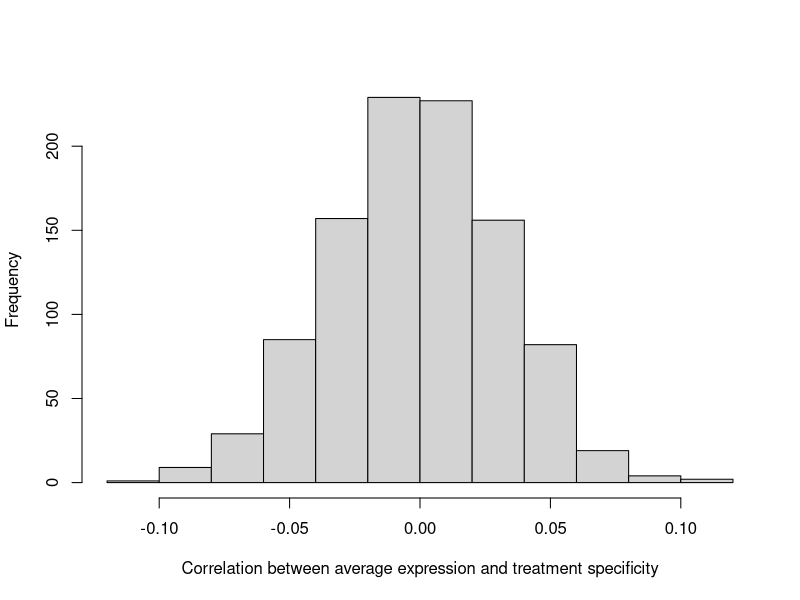
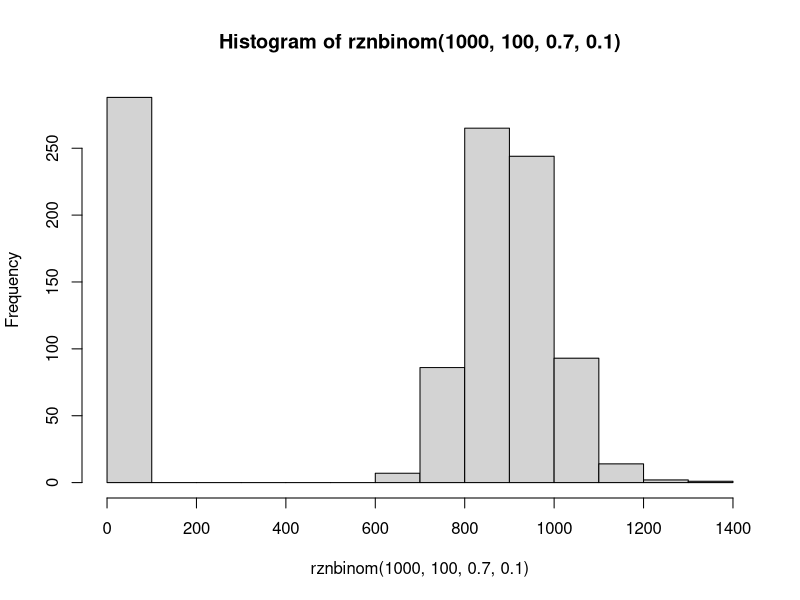
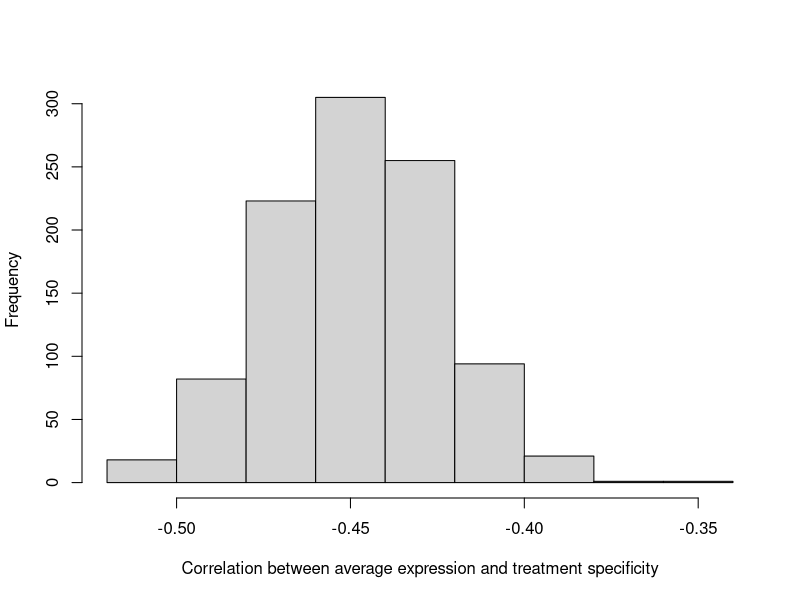
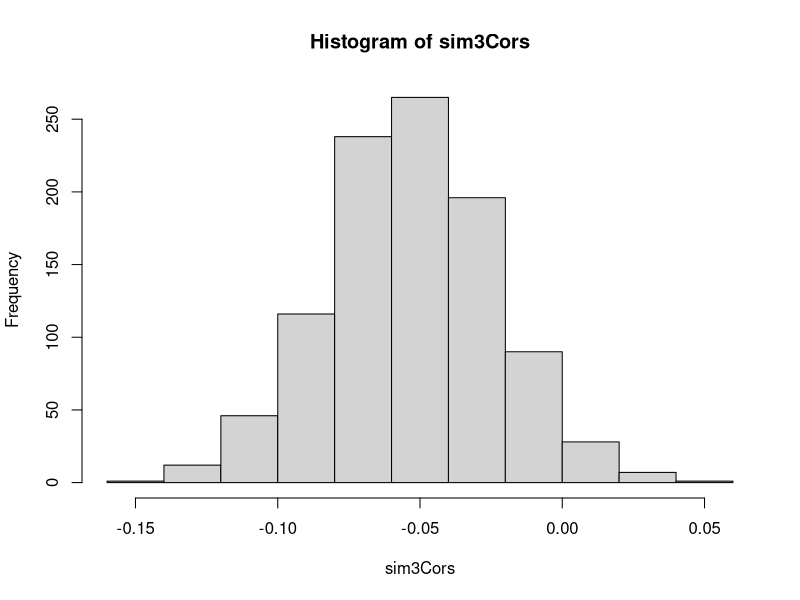
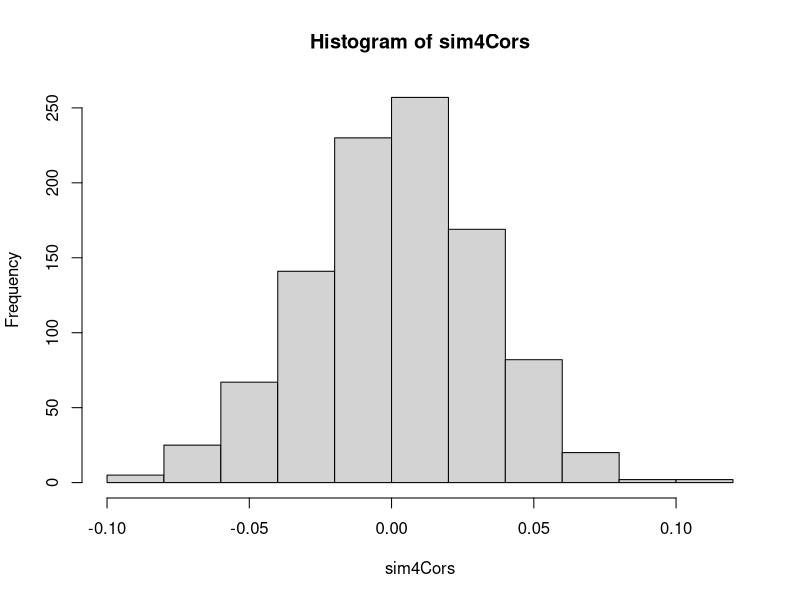
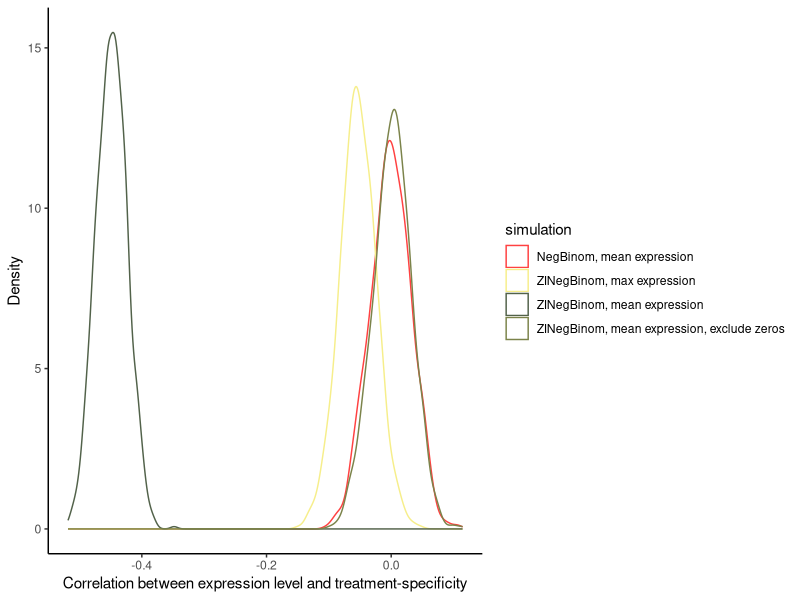

Generate these figures, in order, with R: (Note: this script raises an error after producing the figures.)
## ---- chunk 1
rm(list = ls())
gc()
library(matrixStats) # to take row medians
library(ggplot2)
library(tidyverse)
## ---- chunk 2
nGenes = 1000 # number of genes
nTreatments = 10 # number of treatments/environments
nExperimentsPerTreatment = 5 # number of experiments per treatment
nSims = 1000 # number of simulations to run
binomP = 0.4 # prob parameter for binomial distribution, used to draw zeros
nbinomSize = 100 # size paramter for negative binomial, draws nonzero expression values
nbinomP = 0.1 # prob paramter for negative binomial, draws nonzero expression values
## ---- chunk 3
### FUNCTIONS
# calcualte specificity index
specificity = function(x){
  sum(1-(x/max(x)))/(length(x)-1)
}

# Test specificity function
# specificity(c(0,0,0,0,0,0,0,0,10000))
# specificity(c(1,100,5,5,10))
# specificity(c(10,10,10,10,10,10))

# store output for simulations
sim1Cors = rep(NA, length.out = nSims)
# simAvgExps = vector(mode = "list", length = nSims)
# simSpecs = vector(mode = "list", length = nSims)

### RUN SIMULATION
for(j in 1:nSims){
  # Generate random expression matrix
  expMat = matrix(rnbinom(n = nGenes*nTreatments*nExperimentsPerTreatment, size = nbinomSize, p = nbinomP), nrow = nGenes, ncol = nTreatments*nExperimentsPerTreatment)

  # calculate average expression across treatments
  avgExp = rowMeans(expMat)

  # Matrix to store treatment profiles (expression averages within each treatment)
  treatmentProfiles = NULL
  # calculate specifcity index for each gene
  for(i in 1:nTreatments){
    # print(c(2*(i-1)+1,2*i))
    # Subset rows in groups of nTreatments, calculate mean of experiments from same treatment
    treatmentProfile = rowMeans(expMat[,c((nExperimentsPerTreatment*(i-1)+1):(nExperimentsPerTreatment*i))])
    # save experiment means to build treatment profiles for each gene
    treatmentProfiles = cbind(treatmentProfiles, treatmentProfile)
  }

  # calculate specificity from profiles
  simSpec = apply(treatmentProfiles, MARGIN = 1, FUN = specificity)

  # calculate correltion between average expression and specificity
  # simAvgExps[[j]]= avgExp
  # simSpecs[[j]] = simSpec
  sim1Cors[j] = cor(avgExp, simSpec)

}

### SIMULATION RESULTS
# hist(unlist(simAvgExps))
# summary(unlist(simAvgExps))

# hist(unlist(simSpecs))
# summary(unlist(simSpecs))

hist(sim1Cors, xlab = "Correlation between average expression and treatment specificity", main = "")
summary(sim1Cors)
## ---- chunk 4

# Zero-inflated negative binomial
# n = number of gene expression values to draw
# size = size parameter for negative binomial
# p2 = prob parameter for negative binomial
# p1 = prob paramter for binomial, used to draw zeros
rznbinom = function(n, size, p1, p2){
  # generate random vector of zeros and ones
  output = rbinom(n = n, size = 1, prob = p1)

  # For every element with a one, replace with value from negative binomial
  indices = which(output == 1)
  nOnes = length(indices)
  output[indices] = rnbinom(nOnes, size = 100, prob = p2)
  
  return(output)
}

# test rznbinom function
hist(rznbinom(1000, 100, 0.7, 0.1))

# store output for simulations
sim2Cors = rep(NA, length.out = nSims)

### RUN SIMULATION
for(j in 1:nSims){
  # Generate random expression matrix
  expMat = matrix(rznbinom(n = nGenes*nTreatments*nExperimentsPerTreatment, size = nbinomSize, p1 = binomP, p2 = nbinomP), nrow = nGenes, ncol = nTreatments*nExperimentsPerTreatment)

  # calculate average expression across treatments
  avgExp = rowMeans(expMat)

  # Matrix to store treatment profiles (expression averages within each treatment)
  treatmentProfiles = NULL
  # calculate specifcity index for each gene
  for(i in 1:nTreatments){
    # print(c(2*(i-1)+1,2*i))
    # Subset rows in groups of nTreatments, calculate mean of experiments from same treatment
    treatmentProfile = rowMeans(expMat[,c((nExperimentsPerTreatment*(i-1)+1):(nExperimentsPerTreatment*i))])
    # save experiment means to build treatment profiles for each gene
    treatmentProfiles = cbind(treatmentProfiles, treatmentProfile)
  }

  # calculate specificity from profiles
  simSpec = apply(treatmentProfiles, MARGIN = 1, FUN = specificity)

  # calculate correltion between average expression and specificity
  sim2Cors[j] = cor(avgExp, simSpec)

}

### SIMULATION RESULTS
hist(sim2Cors, main = "", xlab = "Correlation between average expression and treatment specificity")
summary(sim2Cors)
## ---- chunk 5

# store output for simulations
sim3Cors = rep(NA, length.out = nSims)

### RUN SIMULATION
for(j in 1:nSims){
  # Generate random expression matrix
  expMat = matrix(rznbinom(n = nGenes*nTreatments*nExperimentsPerTreatment, size = nbinomSize, p1 = binomP, p2 = nbinomP), nrow = nGenes, ncol = nTreatments*nExperimentsPerTreatment)

  # calculate average expression across treatments
  avgExp = rowMaxs(expMat)

  # Matrix to store treatment profiles (expression averages within each treatment)
  treatmentProfiles = NULL
  # calculate specifcity index for each gene
  for(i in 1:nTreatments){
    # print(c(2*(i-1)+1,2*i))
    # Subset rows in groups of nTreatments, calculate mean of experiments from same treatment
    treatmentProfile = rowMeans(expMat[,c((nExperimentsPerTreatment*(i-1)+1):(nExperimentsPerTreatment*i))])
    # save experiment means to build treatment profiles for each gene
    treatmentProfiles = cbind(treatmentProfiles, treatmentProfile)
  }

  # calculate specificity from profiles
  simSpec = apply(treatmentProfiles, MARGIN = 1, FUN = specificity)

  # calculate correltion between average expression and specificity
  sim3Cors[j] = cor(avgExp, simSpec, use = "pairwise.complete.obs")

}

### SIMULATION RESULTS
hist(sim3Cors)
summary(sim3Cors)
## ---- chunk 6
# Function for average of vector, excluding zeros
meanExcludeZeros = function(x){
  mean(x[(x != 0)])
}

mean(0:10)
meanExcludeZeros(0:10)

# store output for simulations
sim4Cors = rep(NA, length.out = nSims)

### RUN SIMULATION
for(j in 1:nSims){
  # Generate random expression matrix
  expMat = matrix(rznbinom(n = nGenes*nTreatments*nExperimentsPerTreatment, size = nbinomSize, p1 = binomP, p2 = nbinomP), nrow = nGenes, ncol = nTreatments*nExperimentsPerTreatment)

  # calculate average expression across treatments
  avgExp = apply(expMat, MARGIN = 1, FUN = meanExcludeZeros)

  # Matrix to store treatment profiles (expression averages within each treatment)
  treatmentProfiles = NULL
  # calculate specifcity index for each gene
  for(i in 1:nTreatments){
    
    # Subset rows in groups of nTreatments, calculate mean of experiments from same treatment
    treatmentProfile = rowMeans(expMat[,c((nExperimentsPerTreatment*(i-1)+1):(nExperimentsPerTreatment*i))])
    # save experiment means to build treatment profiles for each gene
    treatmentProfiles = cbind(treatmentProfiles, treatmentProfile)
  }

  # calculate specificity from profiles
  simSpec = apply(treatmentProfiles, MARGIN = 1, FUN = specificity)

  # calculate correltion between average expression and specificity
  sim4Cors[j] = cor(avgExp, simSpec, use = "pairwise.complete.obs")

}

### SIMULATION RESULTS
hist(sim4Cors)
summary(sim4Cors)
## ---- chunk 7

myColorPalette = c("#ff4141", "#f6ee8b", "#52624a", "#7b834a")

simData = data.frame(simulation = as.factor(c(rep("NegBinom, mean expression", times = length(sim1Cors)), rep("ZINegBinom, mean expression", times = length(sim2Cors)), rep("ZINegBinom, max expression", times = length(sim3Cors)), rep("ZINegBinom, mean expression, exclude zeros", times = length(sim4Cors)))), correlations = c(sim1Cors, sim2Cors, sim3Cors, sim4Cors))

ggplot(simData, aes(x=correlations, color = simulation)) + 
  theme_classic() +
  labs(x = "Correlation between expression level and treatment-specificity", y = "Density") +
  scale_color_manual(values=myColorPalette) +
  geom_density()
  # stat_density(aes(x=correlations, color = simulation), geom = "line")
## ---- chunk 8
# Specificity seems to not increase very rapidly as more treatments are added, potentially means convergence
small = replicate(100, specificity(rznbinom(1000,100,0.4,0.1)))
medium = replicate(100, specificity(rznbinom(10000,100,0.4,0.1)))
large = replicate(100, specificity(rznbinom(100000,100,0.4,0.1)))

summary(small)
summary(medium)
summary(large)

# Increasing probability of nonzero expression -> lowers tau
small = replicate(100, specificity(rznbinom(1000,100,0.9,0.1)))
medium = replicate(100, specificity(rznbinom(10000,100,0.9,0.1)))
large = replicate(100, specificity(rznbinom(100000,100,0.9,0.1)))

summary(small)
summary(medium)
summary(large)

# What happens when you manipulate the mean and variance of negbinom?
# Increase variance -> increase tau, seemingly very slowly
# increase size parameter -> variance increases linearly
# increase probability parameter -> variance increases hyperbolically
small = replicate(100, specificity(rznbinom(1000,1000,0.4,0.1)))
medium = replicate(100, specificity(rznbinom(10000,1000,0.4,0.1)))
large = replicate(100, specificity(rznbinom(100000,1000,0.4,0.1)))

summary(small)
summary(medium)
summary(large)

# GRID SEARCH, HOW DO ZINEGBINOM PARAMETERS AFFECT TAU
# Define grid boundry
p1List = seq(from = 0.1, to = 1, by = 0.1)
p2List = seq(from = 0.1, to = 1, by = 0.1)
nList = seq(from = 100, to = 1000, by = 100)

# grid search with three parameters: n, p1, p2
# Define a named list of parameter values
gs <- list(nValues = nList,
           p1Values = p1List,
           p2Values = p2List) %>% 
  cross_d() # Convert to data frame grid

gs = as.data.frame(gs)

# loop over grid points
tauResult = c()
for(i in 1:nrow(gs)){
  gsRow = gs[i,]
  nPoint = as.numeric(gsRow[1])
  p1Point = as.numeric(gsRow[2])
  p2Point = as.numeric(gsRow[3])

  tauResult = c(tauResult, specificity(rznbinom(1000,nPoint,p1Point,p2Point)))
  # tauResult = c(tauResult, mean(replicate(100, specificity(rznbinom(1000,nPoint,p1Point,p2Point)))))
}

gs$tau = tauResult

# Look at how these different factors influence tau
# Tau is overwhelmingly determined by the proportion of observations that are zeros
summary(lm(tau ~ nValues + p1Values + p2Values, gs))
summary(lm(tau ~ p1Values, gs))
summary(lm(tau ~ p2Values, gs))
summary(lm(tau ~ nValues, gs))
